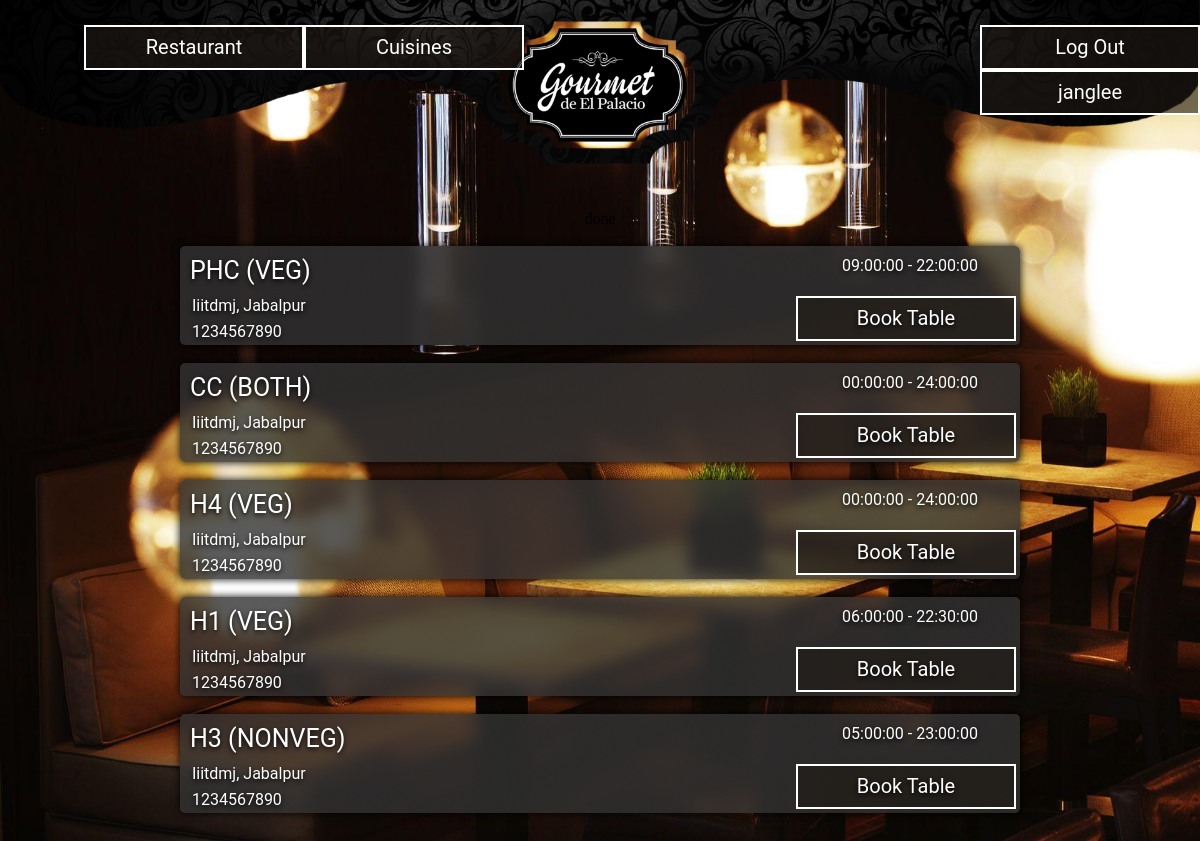
Screenshot of /rest_list.php (signed in) with the database file from the repository.
### tables this page shows
CREATE TABLE IF NOT EXISTS `restaurant` (
  `id` int(11) NOT NULL AUTO_INCREMENT,
  `name` varchar(50) NOT NULL,
  `address` varchar(200) NOT NULL,
  `mobile_no` int(10) DEFAULT NULL,
  `star` int(11) DEFAULT NULL,
  `city` varchar(20) DEFAULT NULL,
  `open_time` time NOT NULL,
  `close_time` time NOT NULL,
  `veg_nonveg` varchar(6) DEFAULT 'veg',
  PRIMARY KEY (`id`)
);

### rest_list.php (the view, shortened to what this page needs)
<!DOCTYPE html>
<html>
<head>
    <link type="text/css" rel="stylesheet" href="css/rest_list.css" />
</head>
<body>
    <div class="header">
      <div class="header_top" >
        <div class="left_buttons">
          <a href="./food_list.php" class="header_hover" >Cuisines</a>
          <a href="./rest_list.php">Restaurant</a>
        </div>
        <div class="right_buttons">
          <?php
            include('login_buttons.php');
          ?>
        </div>
      </div>
    </div>
    <center>
    <?php
        include("PhpMysqlConnectivity.php");
        $result=mysqli_query($link,"SELECT DISTINCT a.id, a.name, a.address, a.mobile_no, a.star, a.city, a.veg_nonveg, a.open_time, a.close_time FROM restaurant a WHERE  a.city='jabalpur' AND CAST(CURRENT_TIME() AS time) BETWEEN a.open_time AND a.close_time ORDER BY a.star DESC;");
        while($row = mysqli_fetch_array($result))
        {
            echo '<div class="bodytrbg"><div style="background:rgba(50,50,50,0.8);border-radius: 5px;">';
            echo '<table border=0 cellpadding=2>';
            echo '<tr>';
            echo '<td  class="field name">'.$row["name"].'  ('.$row["veg_nonveg"].')</td>';
            $piclen = 40*$row["star"];
            echo '<td class="field starttd" ><div class="star" style="width:'.$piclen.'px;"></div></td>';
            echo '<td class="field open">'.$row["open_time"].' - '.$row["close_time"].'</td>';
            echo '</tr><tr>';
            echo '<td colspan=2 class="field address">&nbsp;&nbsp;'.$row["address"].', '.$row["city"].'</td>';
            if (isset($_SESSION['u_id'])) {
              echo '<td rowspan=2 ><a href="./booking.php?r_id='.$row['id'].'">Book Table</a></td>';
            }
            else {
                echo '<td rowspan=2 ><a class="errorm">Please Login First</a></td>';
            }
            echo '</tr><tr>';
            echo '<td colspan=2 class="field mobile">&nbsp;&nbsp;'.$row["mobile_no"].'</td>';
            echo '</tr>';
            echo '</table>';
            echo '</div></div>';
        }
    ?>
<br><br>
</center>
 </body>
 </html>

### css/rest_list.css (style rules this page uses)
body { background-color: rgb(50, 50, 50); margin:0px; }
.header { margin:0px; padding:0px; border:0px; text-align: center; position : static; background-color: rgba(70, 60, 40, 0); height: 210px; width : 100%; }
.header_top { background-image: url("../images/page_top_bg.png"); background-size: 100%; position: static; top: 0px; background-repeat: no-repeat; height: inherit; width: 100%; z-index: 9; }
.header_top .right_buttons { position: absolute; top: 25px; left: 64%; text-align: right; }
.header_top .left_buttons { position: absolute; top: 25px; left: 7%; text-align: left; }
.header a { text-align: center; vertical-align: middle; background: rgba(0, 0, 0, .2); border: 2px solid #fff; font-family: "Roboto", sans-serif; font-style: normal; font-size: 20px; position: relative; float: right; border: 0; padding: 8px; height: 25px; width: 200px; color: #fff; background: rgba(30, 25, 20, 0.6); border: 2px solid #fff; transition: background 0.2s ease-in-out; text-decoration: none; }
.bodytrbg { border-radius: 5px; background-image: url("../images/header/1b.jpg"); background-repeat: no-repeat; background-size: cover; background-attachment: fixed, scroll; text-shadow: 0px 2px 5px rgba(0, 0, 0, 1); height:auto; width:70%; margin-top: 1.5%; box-shadow: 0px 0px 7px 1px rgba(0, 0, 0, 0.8); transition: all 0.2s ease-in-out; }
.bodytrbg table { width:100%; }
.bodytrbg a { text-align: center; vertical-align: middle; background: rgba(0, 0, 0, .2); border: 2px solid #fff; font-family: "Roboto", sans-serif; font-style: normal; font-size: 20px; position: relative; float: right; border: 0; padding: 8px; height: 25px; width: 200px; color: #fff; background: rgba(30, 25, 20, 0.6); border: 2px solid #fff; transition: all 0.2s ease-in-out; text-decoration: none; }
.bodytrbg .field { text-align: left; vertical-align: middle; font-family: "Roboto", sans-serif; text-transform: capitalize; font-style: normal; position: relative; color: #fff; }
.bodytrbg .name { font-size: 25px; text-transform: uppercase; position: relative; float: left; padding: 8px; height: 25px; }
.bodytrbg .open { text-transform: uppercase; text-align: center; vertical-align:middle; float: right; padding: 8px; height: 25px; width: 200px; }
.bodytrbg .address { width: 100%; }

### rows the page displays
restaurant: name "PHC", veg_nonveg "VEG", open_time "09:00:00", close_time "22:00:00", address "Iiitdmj", city "Jabalpur", mobile_no "1234567890"
restaurant: name "CC", veg_nonveg "BOTH", open_time "00:00:00", close_time "24:00:00", address "Iiitdmj", city "Jabalpur", mobile_no "1234567890"
restaurant: name "H4", veg_nonveg "VEG", open_time "00:00:00", close_time "24:00:00", address "Iiitdmj", city "Jabalpur", mobile_no "1234567890"
restaurant: name "H1", veg_nonveg "VEG", open_time "06:00:00", close_time "22:30:00", address "Iiitdmj", city "Jabalpur", mobile_no "1234567890"
restaurant: name "H3", veg_nonveg "NONVEG", open_time "05:00:00", close_time "23:00:00", address "Iiitdmj", city "Jabalpur", mobile_no "1234567890"

### other values shown
$_SESSION["u_id"] "janglee"
